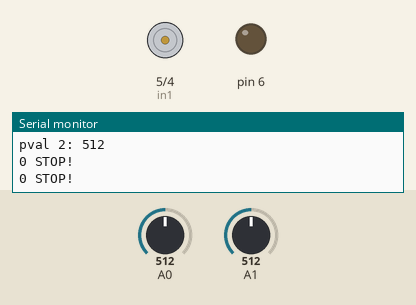
The sketch below on a simulated Arduino Uno, built with avr-gcc and run on an emulated ATmega328P. Shown: motor-driver pin pairs drawn as motors (green arrow = first pin HIGH = forward, orange = second pin HIGH = backward, longer = more drive, scaled by the enable pin), output pins drawn as LEDs (lit = HIGH), the last lines printed to the serial monitor. Dashed ring = blinking. The inputs (shaded band) are chosen by the test bench; at power-on: A0 = 512, A1 = 512.

Above: at 1.2 s.
1.3 s: A0 set to 529
2.8 s: A0 set to 558
At 2.9 s:
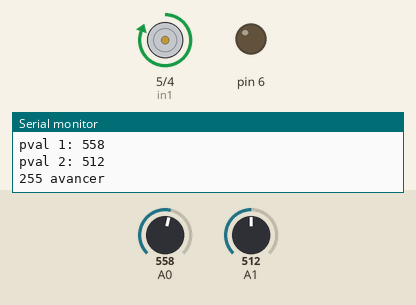
5.8 s: A1 set to 489
8.8 s: A1 set to 461
At 9.12 s:
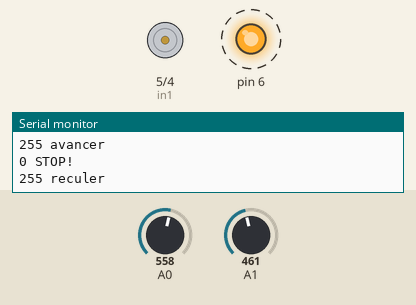
11.8 s: A0 set to 470
14.8 s: A0 set to 492
At 15.14 s:
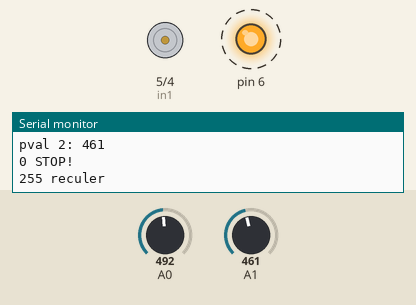
Timing chart, 0 to 18.8 s (numbered marks = the images above; inputs shaded):
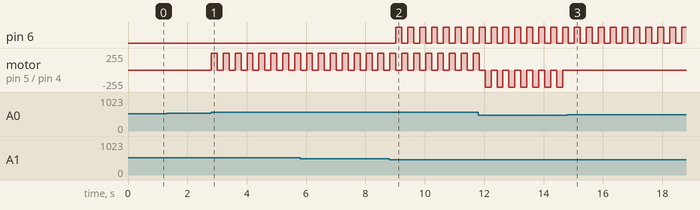

Measured:
- the behaviour switches between 540 and 541 on A0 (found by bisection; images 0 and 1)
- the behaviour switches between 480 and 479 on A1 (found by bisection; images 1 and 2)
- after the input at 2.8 s, motor on pin 5 (in1) / pin 4 (in2): alternates forward 255/255 for 0.20 s and stopped for 0.20 s, starting at once
- after the input at 8.8 s, pin 6: alternates HIGH for 0.20 s and LOW for 0.20 s, starting after 0.22 s
- after the input at 14.8 s, motor on pin 5 (in1) / pin 4 (in2): stops changing and stays stopped

The sketch:

rouler_cable_sans_vitesse__inspire_azdelivery_.ino
```cpp
const int in1=5;
const int in2=4 ;
const int ena=3 ;
int pval1;
int pval2;
const int in3 = 2;
const int in4 = 7;
const int enb = 6;

void setup() {
  pinMode(in1, OUTPUT);
  pinMode(in2, OUTPUT);
  pinMode(ena, OUTPUT);
  digitalWrite(in1, LOW);
  digitalWrite(in2, LOW);
  Serial.begin(9600);

}

void Avancer(int in1, int in2, int en){
  analogWrite(en, 255);
  digitalWrite(in2, LOW);
  digitalWrite(in1, HIGH);
  Serial.print("255");
  Serial.println(" avancer");
  }

void Reculer(int in1, int in2, int en){
  analogWrite(en, 255);
  digitalWrite(in2, HIGH);
  digitalWrite(in1, LOW);
  Serial.print("255");
  Serial.println(" reculer");
  }

void Stop(int in1, int in2, int en){
  analogWrite(en, 0);
  digitalWrite(in2, LOW);
  digitalWrite(in1, LOW);
  Serial.print("0");
  Serial.println(" STOP!");
  }

void Rouler(int i1, int i2, int pval, int en){
  if (pval<480){
    Reculer(i1, i2, en);
    delay(200);
    Stop(i1, i2, en);
    }
  else if (pval>540){
  Avancer(i1, i2, en);
  delay(200);
  Stop(i1, i2, en);
  }
  else{
    Stop(i1, i2, en);
    delay(200);
    }
  }

void loop() {
  pval1 = analogRead(A0);
  Serial.print("pval 1: ");
  Serial.println(pval1);

  pval2 = analogRead(A1);
  Serial.print("pval 2: ");
  Serial.println(pval2);

  Rouler(in1, in2, pval1, ena); //moteur 1
  Rouler(in3, in4, pval2, enb); //moteur 2

}
```
